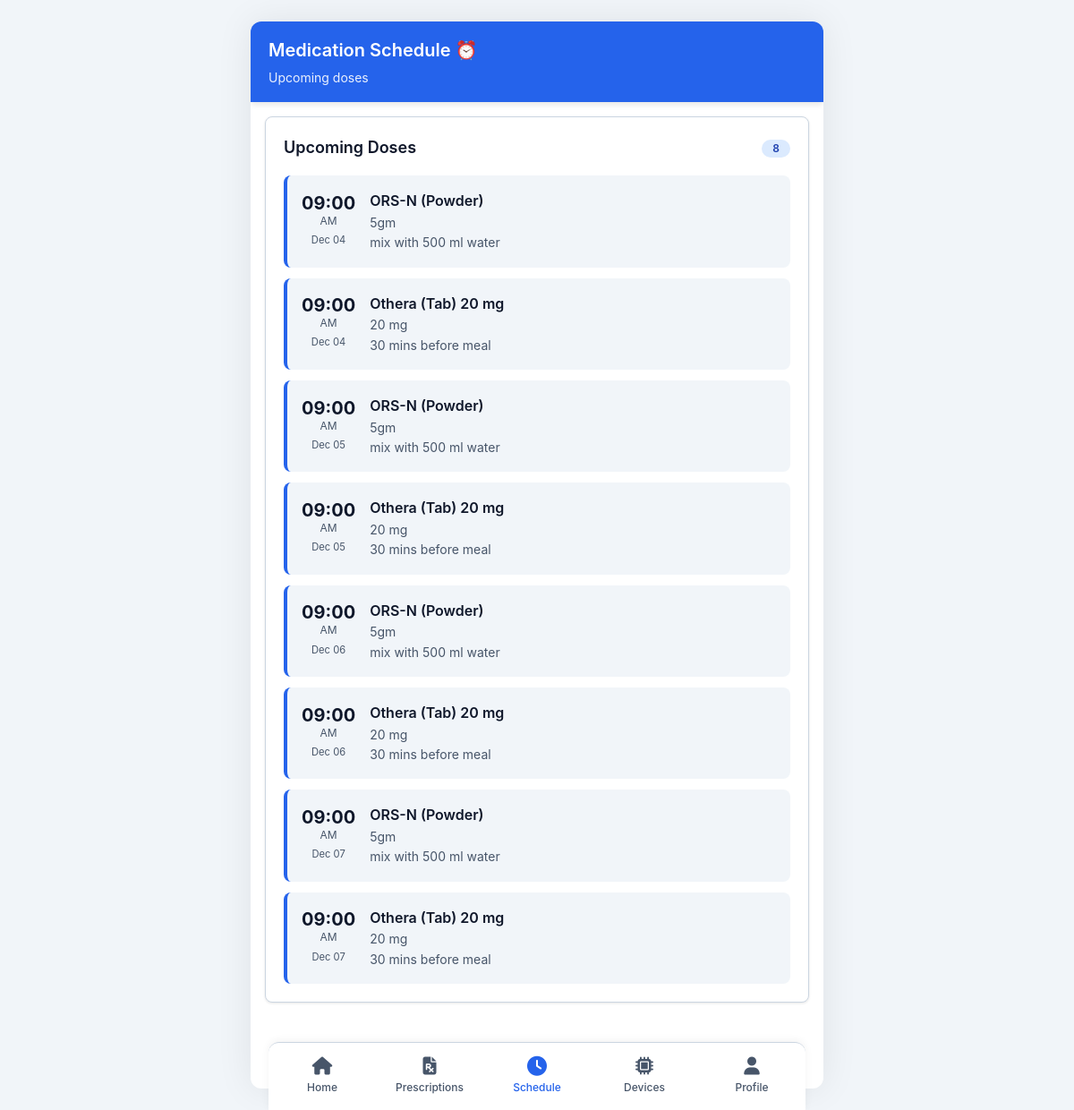
The page /schedules (signed in) on the database its author committed.
### app/models/schedule.py (models this page shows, shortened)
class Schedule(db.Model):
    __tablename__ = 'schedules'
    id = db.Column(db.Integer, primary_key=True)
    medicine_id = db.Column(db.Integer, db.ForeignKey('medicines.id'), nullable=False)
    user_id = db.Column(db.Integer, db.ForeignKey('users.id'), nullable=False)
    scheduled_time = db.Column(db.DateTime, nullable=False)
    taken = db.Column(db.Boolean, default=False)
    taken_at = db.Column(db.DateTime, nullable=True)
    skipped = db.Column(db.Boolean, default=False)
    notified = db.Column(db.Boolean, default=False)
    created_at = db.Column(db.DateTime, default=tz_now)

### app/models/medicine.py (models this page shows, shortened)
class Medicine(db.Model):
    __tablename__ = 'medicines'
    id = db.Column(db.Integer, primary_key=True)
    prescription_id = db.Column(db.Integer, db.ForeignKey('prescriptions.id'), nullable=False)
    name = db.Column(db.String(200), nullable=False)
    dosage = db.Column(db.String(100), nullable=False)  # e.g., "500mg", "2 tablets"
    frequency = db.Column(db.String(100), nullable=False)  # e.g., "twice daily", "every 8 hours"
    duration = db.Column(db.String(100), nullable=True)  # e.g., "7 days", "2 weeks"
    instructions = db.Column(db.Text, nullable=True)  # e.g., "Take after meals"
    timing = db.Column(db.String(200), nullable=True)  # e.g., "morning, evening"
    compartment_number = db.Column(db.Integer, default=0)  # Servo motor index (0-5) for Arduino
    dose_start_date = db.Column(db.Date, nullable=True)  # Start date for dose schedules
    created_at = db.Column(db.DateTime, default=tz_now)
    is_active = db.Column(db.Boolean, default=True)
    schedules = db.relationship('Schedule', backref='medicine', lazy=True, cascade='all, delete-orphan')

### app/routes/main.py (the view)
@main_bp.route('/schedules')
@login_required
def schedules():
    current_user = get_current_user()
    now = tz_now()
    upcoming = Schedule.query.filter(
        Schedule.user_id == current_user.id,
        Schedule.scheduled_time >= now
    ).order_by(Schedule.scheduled_time).limit(20).all()
    return render_template(
        'schedules.html',
        current_user=current_user,
        schedules=upcoming,
        now=tz_now,
        timedelta=timedelta
    )

### app/routes/main.py (called while the page is built)
def login_required(f):
    @wraps(f)
    def decorated_function(*args, **kwargs):
        if 'user_id' not in session:
            flash('Please login to access this page.', 'error')
            return redirect(url_for('main.login'))
        return f(*args, **kwargs)
    return decorated_function

def get_current_user():
    if 'user_id' in session:
        return User.query.get(session['user_id'])
    return None

### app/utils/timezone.py (called while the page is built)
def now():
    dhaka_time = datetime.now(DHAKA_TZ)
    return dhaka_time.replace(tzinfo=None)

### app/templates/schedules.html (shortened to what this page needs)
{% extends "mobile_base.html" %}
{% block content %}
<header class="app-header">
    <h1>Medication Schedule ⏰</h1>
    <p>Upcoming doses</p>
</header>
<div class="app-content">
    <div class="card">
        <div class="card-header">
            <h2 class="card-title">Upcoming Doses</h2>
            <span class="badge badge-info">{{ schedules|length }}</span>
        </div>
        {% if schedules %}
        <div class="schedule-list">
            {% for schedule in schedules %}
            <div class="schedule-item {% if schedule.taken %}taken{% elif schedule.skipped %}skipped{% endif %}">
                <div class="schedule-time">
                    <div class="schedule-hour">{{ schedule.scheduled_time.strftime('%I:%M') }}</div>
                    <div class="schedule-period">{{ schedule.scheduled_time.strftime('%p') }}</div>
                    <div style="font-size: 0.7rem; color: var(--text-secondary); margin-top: 0.25rem;">
                        {{ schedule.scheduled_time.strftime('%b %d') }}
                    </div>
                </div>
                <div class="schedule-info">
                    <div class="schedule-medicine">{{ schedule.medicine.name }}</div>
                    <div class="schedule-dosage">{{ schedule.medicine.dosage }}</div>
                    {% if schedule.medicine.instructions %}
                    <div class="schedule-dosage">{{ schedule.medicine.instructions }}</div>
                    {% endif %}
                </div>
            </div>
            {% endfor %}
        </div>
        {% else %}
        <div class="empty-state">
            <div class="empty-icon">📅</div>
            <p class="empty-text">No upcoming doses scheduled</p>
            <p style="color: var(--text-secondary); font-size: 0.875rem;">Upload a prescription to create schedule</p>
        </div>
        {% endif %}
    </div>
</div>
{% endblock %}

### app/static/css/mobile.css (style rules this page uses)
:root { --primary-color: #2563eb; --primary-dark: #1e40af; --primary-light: #3b82f6; --secondary-color: #059669; --danger-color: #dc2626; --warning-color: #d97706; --bg-primary: #ffffff; --bg-secondary: #f1f5f9; --bg-dark: #1e293b; --text-primary: #0f172a; --text-secondary: #475569; --text-light: #94a3b8; --border-color: #cbd5e1; --shadow-sm: 0 1px 3px 0 rgb(0 0 0 / 0.1); --shadow-md: 0 4px 6px -1px rgb(0 0 0 / 0.1); --shadow-lg: 0 10px 15px -3px rgb(0 0 0 / 0.1); --radius-sm: 6px; --radius-md: 8px; --radius-lg: 12px; }
* { margin: 0; padding: 0; box-sizing: border-box; }
body { font-family: -apple-system, BlinkMacSystemFont, 'Segoe UI', 'Roboto', 'Oxygen', 'Ubuntu', 'Cantarell', sans-serif; background: var(--bg-secondary); color: var(--text-primary); line-height: 1.6; -webkit-font-smoothing: antialiased; -webkit-text-size-adjust: 100%; }
.app-header { background: var(--primary-color); color: white; padding: 1rem 1.25rem; position: sticky; top: 0; z-index: 100; box-shadow: var(--shadow-md); }
.app-header h1 { font-size: 1.25rem; font-weight: 600; margin-bottom: 0.25rem; }
.app-header p { font-size: 0.875rem; opacity: 0.9; }
.app-content { padding: 1rem; padding-bottom: 80px; }
.card { background: var(--bg-primary); border-radius: var(--radius-md); padding: 1.25rem; margin-bottom: 1rem; box-shadow: var(--shadow-sm); border: 1px solid var(--border-color); }
.card-header { display: flex; justify-content: space-between; align-items: center; margin-bottom: 1rem; }
.card-title { font-size: 1.125rem; font-weight: 600; color: var(--text-primary); }
.schedule-list { display: flex; flex-direction: column; gap: 0.75rem; }
.schedule-item { display: flex; align-items: center; gap: 1rem; padding: 1rem; background: var(--bg-secondary); border-radius: var(--radius-md); border-left: 4px solid var(--primary-color); }
.schedule-time { flex-shrink: 0; text-align: center; min-width: 60px; }
.schedule-hour { font-size: 1.25rem; font-weight: 700; color: var(--text-primary); line-height: 1; }
.schedule-period { font-size: 0.75rem; color: var(--text-secondary); text-transform: uppercase; }
.schedule-info { flex: 1; }
.schedule-medicine { font-weight: 600; color: var(--text-primary); font-size: 1rem; }
.schedule-dosage { font-size: 0.875rem; color: var(--text-secondary); }
.badge { display: inline-block; padding: 0.25rem 0.75rem; font-size: 0.75rem; font-weight: 600; border-radius: 9999px; line-height: 1; }
.badge-info { background: #dbeafe; color: #1e40af; }

### rows shown on the page
Schedule: scheduled_time "09:00", scheduled_time "AM", scheduled_time "Dec 04", medicine.name "ORS-N (Powder)", medicine.dosage "5gm", medicine.instructions "mix with 500 ml water"
Schedule: scheduled_time "09:00", scheduled_time "AM", scheduled_time "Dec 04", medicine.name "Othera (Tab) 20 mg", medicine.dosage "20 mg", medicine.instructions "30 mins before meal"
Schedule: scheduled_time "09:00", scheduled_time "AM", scheduled_time "Dec 05", medicine.name "ORS-N (Powder)", medicine.dosage "5gm", medicine.instructions "mix with 500 ml water"
Schedule: scheduled_time "09:00", scheduled_time "AM", scheduled_time "Dec 05", medicine.name "Othera (Tab) 20 mg", medicine.dosage "20 mg", medicine.instructions "30 mins before meal"
Schedule: scheduled_time "09:00", scheduled_time "AM", scheduled_time "Dec 06", medicine.name "ORS-N (Powder)", medicine.dosage "5gm", medicine.instructions "mix with 500 ml water"
Schedule: scheduled_time "09:00", scheduled_time "AM", scheduled_time "Dec 06", medicine.name "Othera (Tab) 20 mg", medicine.dosage "20 mg", medicine.instructions "30 mins before meal"
Schedule: scheduled_time "09:00", scheduled_time "AM", scheduled_time "Dec 07", medicine.name "ORS-N (Powder)", medicine.dosage "5gm", medicine.instructions "mix with 500 ml water"
Schedule: scheduled_time "09:00", scheduled_time "AM", scheduled_time "Dec 07", medicine.name "Othera (Tab) 20 mg", medicine.dosage "20 mg", medicine.instructions "30 mins before meal"

### other values the page prints
{{ schedules|length }} "8"
